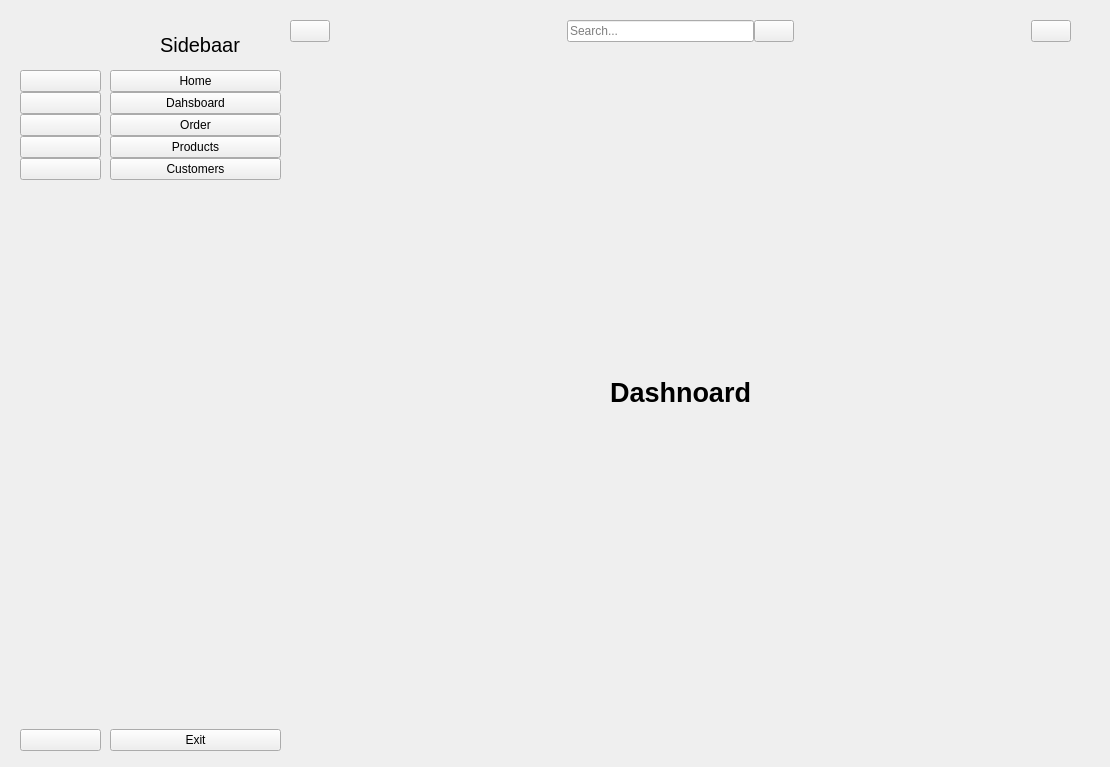
<?xml version="1.0" encoding="UTF-8"?>
<ui version="4.0">
 <class>MainWindow</class>
 <widget class="QMainWindow" name="MainWindow">
  <property name="geometry">
   <rect>
    <x>0</x>
    <y>0</y>
    <width>1110</width>
    <height>767</height>
   </rect>
  </property>
  <property name="windowTitle">
   <string>MainWindow</string>
  </property>
  <widget class="QWidget" name="centralwidget">
   <widget class="QWidget" name="icon_only_widget" native="true">
    <property name="geometry">
     <rect>
      <x>20</x>
      <y>20</y>
      <width>81</width>
      <height>731</height>
     </rect>
    </property>
    <layout class="QVBoxLayout" name="verticalLayout_2" stretch="0,0,0,0">
     <property name="spacing">
      <number>0</number>
     </property>
     <property name="leftMargin">
      <number>0</number>
     </property>
     <property name="topMargin">
      <number>0</number>
     </property>
     <property name="rightMargin">
      <number>0</number>
     </property>
     <property name="bottomMargin">
      <number>0</number>
     </property>
     <item>
      <layout class="QHBoxLayout" name="horizontalLayout_3">
       <item>
        <spacer name="horizontalSpacer_3">
         <property name="orientation">
          <enum>Qt::Horizontal</enum>
         </property>
         <property name="sizeHint" stdset="0">
          <size>
           <width>28</width>
           <height>20</height>
          </size>
         </property>
        </spacer>
       </item>
       <item>
        <widget class="QLabel" name="label">
         <property name="minimumSize">
          <size>
           <width>50</width>
           <height>50</height>
          </size>
         </property>
         <property name="maximumSize">
          <size>
           <width>50</width>
           <height>50</height>
          </size>
         </property>
         <property name="text">
          <string/>
         </property>
         <property name="pixmap">
          <pixmap resource="icon/icons.qrc">:/icons/Logo.png</pixmap>
         </property>
         <property name="scaledContents">
          <bool>true</bool>
         </property>
        </widget>
       </item>
       <item>
        <spacer name="horizontalSpacer_4">
         <property name="orientation">
          <enum>Qt::Horizontal</enum>
         </property>
         <property name="sizeHint" stdset="0">
          <size>
           <width>28</width>
           <height>20</height>
          </size>
         </property>
        </spacer>
       </item>
      </layout>
     </item>
     <item>
      <layout class="QVBoxLayout" name="verticalLayout">
       <property name="spacing">
        <number>0</number>
       </property>
       <item>
        <widget class="QPushButton" name="home_btn_1">
         <property name="text">
          <string/>
         </property>
         <property name="icon">
          <iconset resource="icon/icons.qrc">
           <normaloff>:/icons/home-4-32.ico</normaloff>:/icons/home-4-32.ico</iconset>
         </property>
         <property name="checkable">
          <bool>true</bool>
         </property>
         <property name="autoExclusive">
          <bool>true</bool>
         </property>
        </widget>
       </item>
       <item>
        <widget class="QPushButton" name="dashboard_btn_1">
         <property name="text">
          <string/>
         </property>
         <property name="icon">
          <iconset resource="icon/icons.qrc">
           <normaloff>:/icons/dashboard-5-32.ico</normaloff>:/icons/dashboard-5-32.ico</iconset>
         </property>
         <property name="checkable">
          <bool>true</bool>
         </property>
         <property name="autoExclusive">
          <bool>true</bool>
         </property>
        </widget>
       </item>
       <item>
        <widget class="QPushButton" name="order_btn_1">
         <property name="text">
          <string/>
         </property>
         <property name="icon">
          <iconset resource="icon/icons.qrc">
           <normaloff>:/icons/activity-feed-32.ico</normaloff>:/icons/activity-feed-32.ico</iconset>
         </property>
         <property name="checkable">
          <bool>true</bool>
         </property>
         <property name="autoExclusive">
          <bool>true</bool>
         </property>
        </widget>
       </item>
       <item>
        <widget class="QPushButton" name="product_btn_1">
         <property name="text">
          <string/>
         </property>
         <property name="icon">
          <iconset resource="icon/icons.qrc">
           <normaloff>:/icons/product-32.ico</normaloff>:/icons/product-32.ico</iconset>
         </property>
         <property name="checkable">
          <bool>true</bool>
         </property>
         <property name="autoExclusive">
          <bool>true</bool>
         </property>
        </widget>
       </item>
       <item>
        <widget class="QPushButton" name="customer_btn_1">
         <property name="text">
          <string/>
         </property>
         <property name="icon">
          <iconset resource="icon/icons.qrc">
           <normaloff>:/icons/group-32.ico</normaloff>:/icons/group-32.ico</iconset>
         </property>
         <property name="checkable">
          <bool>true</bool>
         </property>
         <property name="autoExclusive">
          <bool>true</bool>
         </property>
        </widget>
       </item>
      </layout>
     </item>
     <item>
      <spacer name="verticalSpacer">
       <property name="orientation">
        <enum>Qt::Vertical</enum>
       </property>
       <property name="sizeHint" stdset="0">
        <size>
         <width>20</width>
         <height>500</height>
        </size>
       </property>
      </spacer>
     </item>
     <item>
      <widget class="QPushButton" name="exit_btn_1">
       <property name="text">
        <string/>
       </property>
       <property name="icon">
        <iconset resource="icon/icons.qrc">
         <normaloff>:/icons/close-window-64.ico</normaloff>:/icons/close-window-64.ico</iconset>
       </property>
      </widget>
     </item>
    </layout>
   </widget>
   <widget class="QWidget" name="full_menu_widget" native="true">
    <property name="geometry">
     <rect>
      <x>110</x>
      <y>20</y>
      <width>171</width>
      <height>731</height>
     </rect>
    </property>
    <layout class="QVBoxLayout" name="verticalLayout_4">
     <property name="spacing">
      <number>0</number>
     </property>
     <property name="leftMargin">
      <number>0</number>
     </property>
     <property name="topMargin">
      <number>0</number>
     </property>
     <property name="rightMargin">
      <number>0</number>
     </property>
     <property name="bottomMargin">
      <number>0</number>
     </property>
     <item>
      <layout class="QHBoxLayout" name="horizontalLayout_2">
       <property name="spacing">
        <number>0</number>
       </property>
       <item>
        <widget class="QLabel" name="label_2">
         <property name="minimumSize">
          <size>
           <width>50</width>
           <height>50</height>
          </size>
         </property>
         <property name="maximumSize">
          <size>
           <width>50</width>
           <height>50</height>
          </size>
         </property>
         <property name="text">
          <string/>
         </property>
         <property name="pixmap">
          <pixmap resource="icon/icons.qrc">:/icons/Logo.png</pixmap>
         </property>
         <property name="scaledContents">
          <bool>true</bool>
         </property>
        </widget>
       </item>
       <item>
        <widget class="QLabel" name="label_3">
         <property name="font">
          <font>
           <pointsize>15</pointsize>
          </font>
         </property>
         <property name="text">
          <string>Sidebaar</string>
         </property>
        </widget>
       </item>
      </layout>
     </item>
     <item>
      <layout class="QVBoxLayout" name="verticalLayout_3">
       <property name="spacing">
        <number>0</number>
       </property>
       <item>
        <widget class="QPushButton" name="home_btn_2">
         <property name="text">
          <string>Home</string>
         </property>
         <property name="icon">
          <iconset resource="icon/icons.qrc">
           <normaloff>:/icons/home-4-32.ico</normaloff>:/icons/home-4-32.ico</iconset>
         </property>
         <property name="checkable">
          <bool>true</bool>
         </property>
         <property name="autoExclusive">
          <bool>true</bool>
         </property>
        </widget>
       </item>
       <item>
        <widget class="QPushButton" name="dashboard_btn_2">
         <property name="text">
          <string>Dahsboard</string>
         </property>
         <property name="icon">
          <iconset resource="icon/icons.qrc">
           <normaloff>:/icons/dashboard-5-32.ico</normaloff>:/icons/dashboard-5-32.ico</iconset>
         </property>
         <property name="checkable">
          <bool>true</bool>
         </property>
         <property name="autoExclusive">
          <bool>true</bool>
         </property>
        </widget>
       </item>
       <item>
        <widget class="QPushButton" name="order_btn_2">
         <property name="text">
          <string>Order</string>
         </property>
         <property name="icon">
          <iconset resource="icon/icons.qrc">
           <normaloff>:/icons/activity-feed-32.ico</normaloff>:/icons/activity-feed-32.ico</iconset>
         </property>
         <property name="checkable">
          <bool>true</bool>
         </property>
         <property name="autoExclusive">
          <bool>true</bool>
         </property>
        </widget>
       </item>
       <item>
        <widget class="QPushButton" name="product_btn_2">
         <property name="text">
          <string>Products</string>
         </property>
         <property name="icon">
          <iconset resource="icon/icons.qrc">
           <normaloff>:/icons/product-32.ico</normaloff>:/icons/product-32.ico</iconset>
         </property>
         <property name="checkable">
          <bool>true</bool>
         </property>
         <property name="autoExclusive">
          <bool>true</bool>
         </property>
        </widget>
       </item>
       <item>
        <widget class="QPushButton" name="customer_btn_2">
         <property name="text">
          <string>Customers</string>
         </property>
         <property name="icon">
          <iconset resource="icon/icons.qrc">
           <normaloff>:/icons/group-32.ico</normaloff>:/icons/group-32.ico</iconset>
         </property>
         <property name="checkable">
          <bool>true</bool>
         </property>
         <property name="autoExclusive">
          <bool>true</bool>
         </property>
        </widget>
       </item>
      </layout>
     </item>
     <item>
      <spacer name="verticalSpacer_2">
       <property name="orientation">
        <enum>Qt::Vertical</enum>
       </property>
       <property name="sizeHint" stdset="0">
        <size>
         <width>20</width>
         <height>500</height>
        </size>
       </property>
      </spacer>
     </item>
     <item>
      <widget class="QPushButton" name="exit_btn_2">
       <property name="text">
        <string>Exit</string>
       </property>
       <property name="icon">
        <iconset resource="icon/icons.qrc">
         <normaloff>:/icons/close-window-64.ico</normaloff>:/icons/close-window-64.ico</iconset>
       </property>
      </widget>
     </item>
    </layout>
   </widget>
   <widget class="QWidget" name="widget_3" native="true">
    <property name="geometry">
     <rect>
      <x>290</x>
      <y>20</y>
      <width>781</width>
      <height>741</height>
     </rect>
    </property>
    <property name="sizePolicy">
     <sizepolicy hsizetype="Expanding" vsizetype="Expanding">
      <horstretch>0</horstretch>
      <verstretch>0</verstretch>
     </sizepolicy>
    </property>
    <layout class="QHBoxLayout" name="horizontalLayout_5">
     <property name="spacing">
      <number>0</number>
     </property>
     <property name="leftMargin">
      <number>0</number>
     </property>
     <property name="topMargin">
      <number>0</number>
     </property>
     <property name="rightMargin">
      <number>0</number>
     </property>
     <property name="bottomMargin">
      <number>0</number>
     </property>
     <item>
      <layout class="QVBoxLayout" name="verticalLayout_5">
       <item>
        <widget class="QWidget" name="widget" native="true">
         <layout class="QHBoxLayout" name="horizontalLayout_4">
          <property name="spacing">
           <number>0</number>
          </property>
          <property name="leftMargin">
           <number>0</number>
          </property>
          <property name="topMargin">
           <number>0</number>
          </property>
          <property name="rightMargin">
           <number>0</number>
          </property>
          <property name="bottomMargin">
           <number>0</number>
          </property>
          <item>
           <widget class="QPushButton" name="menu_btn">
            <property name="text">
             <string/>
            </property>
            <property name="icon">
             <iconset resource="icon/icons.qrc">
              <normaloff>:/icons/menu-4-32.ico</normaloff>:/icons/menu-4-32.ico</iconset>
            </property>
            <property name="iconSize">
             <size>
              <width>14</width>
              <height>14</height>
             </size>
            </property>
            <property name="checkable">
             <bool>true</bool>
            </property>
            <property name="autoExclusive">
             <bool>true</bool>
            </property>
           </widget>
          </item>
          <item>
           <spacer name="horizontalSpacer">
            <property name="orientation">
             <enum>Qt::Horizontal</enum>
            </property>
            <property name="sizeHint" stdset="0">
             <size>
              <width>237</width>
              <height>20</height>
             </size>
            </property>
           </spacer>
          </item>
          <item>
           <layout class="QHBoxLayout" name="horizontalLayout">
            <item>
             <widget class="QLineEdit" name="lineEdit">
              <property name="placeholderText">
               <string>Search...</string>
              </property>
             </widget>
            </item>
            <item>
             <widget class="QPushButton" name="search_btn">
              <property name="text">
               <string/>
              </property>
              <property name="icon">
               <iconset resource="icon/icons.qrc">
                <normaloff>:/icons/search-13-48.ico</normaloff>:/icons/search-13-48.ico</iconset>
              </property>
             </widget>
            </item>
           </layout>
          </item>
          <item>
           <spacer name="horizontalSpacer_2">
            <property name="orientation">
             <enum>Qt::Horizontal</enum>
            </property>
            <property name="sizeHint" stdset="0">
             <size>
              <width>237</width>
              <height>20</height>
             </size>
            </property>
           </spacer>
          </item>
          <item>
           <widget class="QPushButton" name="user_btn">
            <property name="text">
             <string/>
            </property>
            <property name="icon">
             <iconset resource="icon/icons.qrc">
              <normaloff>:/icons/user-48.ico</normaloff>:/icons/user-48.ico</iconset>
            </property>
           </widget>
          </item>
         </layout>
        </widget>
       </item>
       <item>
        <widget class="QStackedWidget" name="stackedWidget">
         <property name="sizePolicy">
          <sizepolicy hsizetype="Expanding" vsizetype="Expanding">
           <horstretch>0</horstretch>
           <verstretch>0</verstretch>
          </sizepolicy>
         </property>
         <property name="currentIndex">
          <number>1</number>
         </property>
         <widget class="QWidget" name="page">
          <widget class="QLabel" name="label_4">
           <property name="geometry">
            <rect>
             <x>30</x>
             <y>30</y>
             <width>721</width>
             <height>651</height>
            </rect>
           </property>
           <property name="font">
            <font>
             <pointsize>16</pointsize>
             <weight>75</weight>
             <bold>true</bold>
            </font>
           </property>
           <property name="text">
            <string>Home Page</string>
           </property>
           <property name="alignment">
            <set>Qt::AlignCenter</set>
           </property>
          </widget>
         </widget>
         <widget class="QWidget" name="page_2">
          <widget class="QLabel" name="label_5">
           <property name="geometry">
            <rect>
             <x>40</x>
             <y>30</y>
             <width>701</width>
             <height>641</height>
            </rect>
           </property>
           <property name="font">
            <font>
             <pointsize>20</pointsize>
             <weight>75</weight>
             <bold>true</bold>
            </font>
           </property>
           <property name="text">
            <string>Dashnoard</string>
           </property>
           <property name="alignment">
            <set>Qt::AlignCenter</set>
           </property>
          </widget>
         </widget>
        </widget>
       </item>
      </layout>
     </item>
    </layout>
   </widget>
  </widget>
 </widget>
 <resources>
  <include location="icon/icons.qrc"/>
 </resources>
 <connections>
  <connection>
   <sender>menu_btn</sender>
   <signal>toggled(bool)</signal>
   <receiver>icon_only_widget</receiver>
   <slot>setVisible(bool)</slot>
   <hints>
    <hint type="sourcelabel">
     <x>311</x>
     <y>45</y>
    </hint>
    <hint type="destinationlabel">
     <x>79</x>
     <y>399</y>
    </hint>
   </hints>
  </connection>
  <connection>
   <sender>menu_btn</sender>
   <signal>toggled(bool)</signal>
   <receiver>full_menu_widget</receiver>
   <slot>setHidden(bool)</slot>
   <hints>
    <hint type="sourcelabel">
     <x>327</x>
     <y>55</y>
    </hint>
    <hint type="destinationlabel">
     <x>242</x>
     <y>340</y>
    </hint>
   </hints>
  </connection>
  <connection>
   <sender>home_btn_1</sender>
   <signal>toggled(bool)</signal>
   <receiver>home_btn_2</receiver>
   <slot>setChecked(bool)</slot>
   <hints>
    <hint type="sourcelabel">
     <x>74</x>
     <y>86</y>
    </hint>
    <hint type="destinationlabel">
     <x>131</x>
     <y>84</y>
    </hint>
   </hints>
  </connection>
  <connection>
   <sender>dashboard_btn_1</sender>
   <signal>toggled(bool)</signal>
   <receiver>dashboard_btn_2</receiver>
   <slot>setChecked(bool)</slot>
   <hints>
    <hint type="sourcelabel">
     <x>69</x>
     <y>114</y>
    </hint>
    <hint type="destinationlabel">
     <x>153</x>
     <y>117</y>
    </hint>
   </hints>
  </connection>
  <connection>
   <sender>order_btn_1</sender>
   <signal>toggled(bool)</signal>
   <receiver>order_btn_2</receiver>
   <slot>setChecked(bool)</slot>
   <hints>
    <hint type="sourcelabel">
     <x>73</x>
     <y>144</y>
    </hint>
    <hint type="destinationlabel">
     <x>156</x>
     <y>161</y>
    </hint>
   </hints>
  </connection>
  <connection>
   <sender>product_btn_1</sender>
   <signal>toggled(bool)</signal>
   <receiver>product_btn_2</receiver>
   <slot>setChecked(bool)</slot>
   <hints>
    <hint type="sourcelabel">
     <x>70</x>
     <y>174</y>
    </hint>
    <hint type="destinationlabel">
     <x>196</x>
     <y>191</y>
    </hint>
   </hints>
  </connection>
  <connection>
   <sender>customer_btn_1</sender>
   <signal>toggled(bool)</signal>
   <receiver>customer_btn_2</receiver>
   <slot>setChecked(bool)</slot>
   <hints>
    <hint type="sourcelabel">
     <x>74</x>
     <y>202</y>
    </hint>
    <hint type="destinationlabel">
     <x>184</x>
     <y>231</y>
    </hint>
   </hints>
  </connection>
  <connection>
   <sender>home_btn_2</sender>
   <signal>toggled(bool)</signal>
   <receiver>home_btn_1</receiver>
   <slot>setChecked(bool)</slot>
   <hints>
    <hint type="sourcelabel">
     <x>240</x>
     <y>85</y>
    </hint>
    <hint type="destinationlabel">
     <x>69</x>
     <y>92</y>
    </hint>
   </hints>
  </connection>
  <connection>
   <sender>dashboard_btn_2</sender>
   <signal>toggled(bool)</signal>
   <receiver>dashboard_btn_1</receiver>
   <slot>setChecked(bool)</slot>
   <hints>
    <hint type="sourcelabel">
     <x>229</x>
     <y>124</y>
    </hint>
    <hint type="destinationlabel">
     <x>51</x>
     <y>111</y>
    </hint>
   </hints>
  </connection>
  <connection>
   <sender>order_btn_2</sender>
   <signal>toggled(bool)</signal>
   <receiver>order_btn_1</receiver>
   <slot>setChecked(bool)</slot>
   <hints>
    <hint type="sourcelabel">
     <x>240</x>
     <y>160</y>
    </hint>
    <hint type="destinationlabel">
     <x>79</x>
     <y>152</y>
    </hint>
   </hints>
  </connection>
  <connection>
   <sender>product_btn_2</sender>
   <signal>toggled(bool)</signal>
   <receiver>product_btn_1</receiver>
   <slot>setChecked(bool)</slot>
   <hints>
    <hint type="sourcelabel">
     <x>236</x>
     <y>195</y>
    </hint>
    <hint type="destinationlabel">
     <x>49</x>
     <y>175</y>
    </hint>
   </hints>
  </connection>
  <connection>
   <sender>customer_btn_2</sender>
   <signal>toggled(bool)</signal>
   <receiver>customer_btn_1</receiver>
   <slot>setChecked(bool)</slot>
   <hints>
    <hint type="sourcelabel">
     <x>260</x>
     <y>226</y>
    </hint>
    <hint type="destinationlabel">
     <x>79</x>
     <y>210</y>
    </hint>
   </hints>
  </connection>
 </connections>
</ui>
